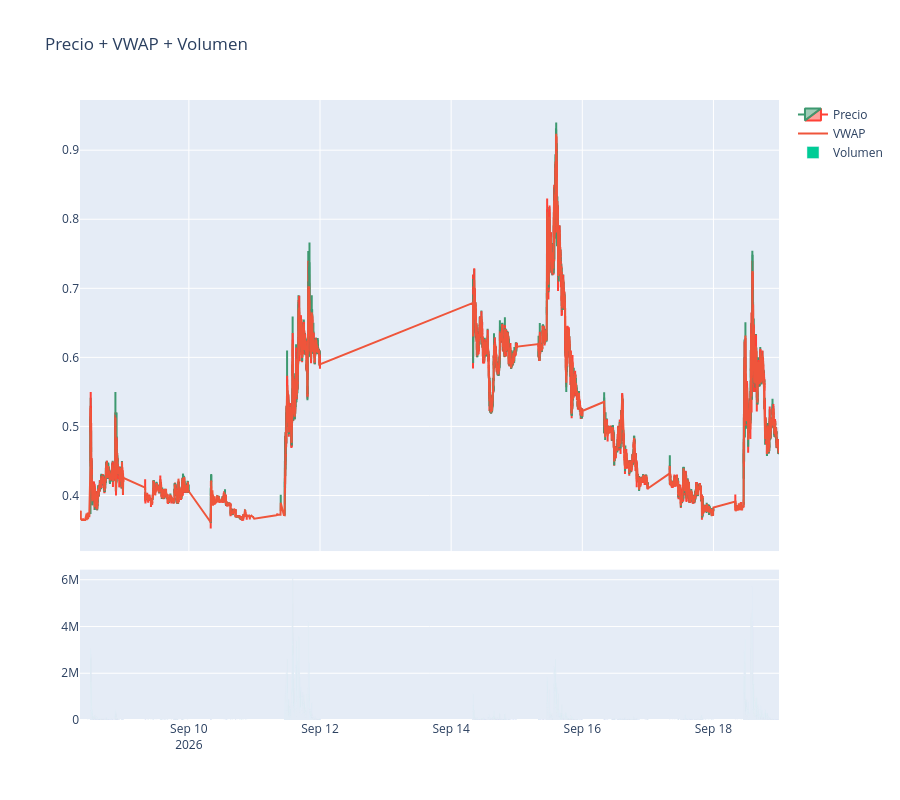

This figure's notebook cell:
### Code cell
import plotly.graph_objects as go
from plotly.subplots import make_subplots

fig = make_subplots(
    rows=2,
    cols=1,
    shared_xaxes=True,
    vertical_spacing=0.03,
    row_heights=[0.75, 0.25]
)

# Velas
fig.add_trace(
    go.Candlestick(
        x=  df_to_plot["datetime"],
        open=df_to_plot["open"],
        high=df_to_plot["high"],
        low=df_to_plot["low"],
        close=df_to_plot["close"],
        name="Precio"
    ),
    row=1,
    col=1
)

# VWAP
fig.add_trace(
    go.Scatter(
        x=df_to_plot["datetime"],
        y=df_to_plot["vwap"],
        mode="lines",
        name="VWAP"
    ),
    row=1,
    col=1
)

# Volumen
fig.add_trace(
    go.Bar(
        x=df_to_plot["datetime"],
        y=df_to_plot["volume"],
        name="Volumen"
    ),
    row=2,
    col=1
)

fig.update_layout(
    title="Precio + VWAP + Volumen",
    xaxis_rangeslider_visible=False,
    height=800
)

fig.show()

### Figure 1 — Plotly figure (JSON) as saved in the notebook; plotly's stock layout.template omitted (floating-point values rounded to 4 significant figures; data arrays with more than 128 entries replaced by an {"elided": "..."} marker saying what was removed)
{"data": [{"close": {"elided": "6468 float values"}, "high": {"elided": "6468 float values"}, "low": {"elided": "6468 float values"}, "name": "Precio", "open": {"elided": "6468 float values"}, "type": "candlestick", "x": {"elided": "6468 str values"}, "xaxis": "x", "yaxis": "y"}, {"mode": "lines", "name": "VWAP", "type": "scatter", "x": {"elided": "6468 str values"}, "xaxis": "x", "y": {"elided": "6468 float values"}, "yaxis": "y"}, {"name": "Volumen", "type": "bar", "x": {"elided": "6468 str values"}, "xaxis": "x2", "y": {"elided": "6468 int values"}, "yaxis": "y2"}], "layout": {"height": 800, "title": {"text": "Precio + VWAP + Volumen"}, "xaxis": {"anchor": "y", "domain": [0, 1], "matches": "x2", "rangeslider": {"visible": false}, "showticklabels": false}, "xaxis2": {"anchor": "y2", "domain": [0, 1]}, "yaxis": {"anchor": "x", "domain": [0.2725, 1]}, "yaxis2": {"anchor": "x2", "domain": [0, 0.2425]}}}
